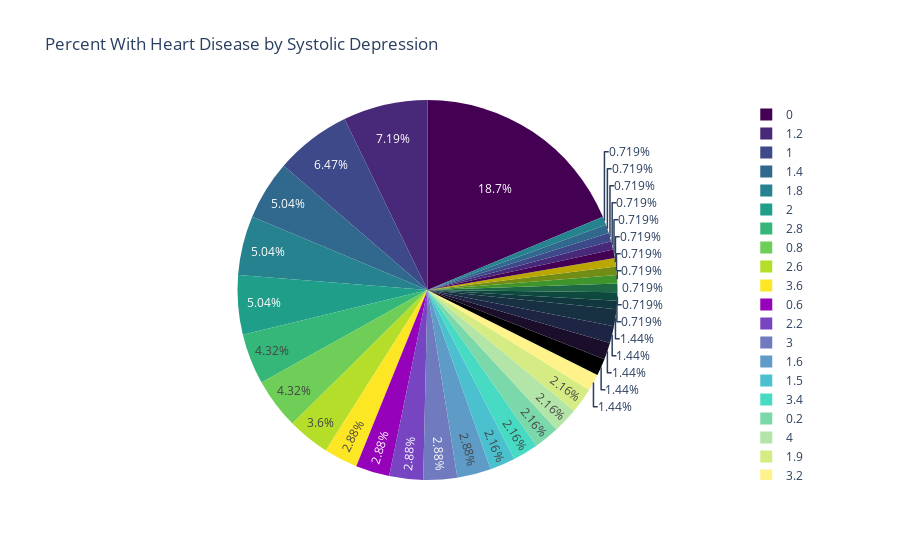

Notebook cell for this chart:
### Code cell
#Target Variable and Systolic Depression 


fig_4 = px.pie(df1.query('num == 1'), values='num', names='oldpeak', title = 'Percent With Heart Disease by Systolic Depression', color_discrete_sequence=px.colors.sequential.Viridis)
fig_4.show()

### Figure 1 — Plotly figure (JSON) as saved in the notebook; plotly's stock layout.template omitted (floating-point values rounded to 4 significant figures; data arrays with more than 128 entries replaced by an {"elided": "..."} marker saying what was removed)
{"data": [{"domain": {"x": [0, 1], "y": [0, 1]}, "hovertemplate": "oldpeak=%{label}<br>num=%{value}<extra></extra>", "labels": {"elided": "139 float values"}, "legendgroup": "", "name": "", "showlegend": true, "type": "pie", "values": {"elided": "139 int values"}}], "layout": {"legend": {"tracegroupgap": 0}, "piecolorway": ["#440154", "#482878", "#3e4989", "#31688e", "#26828e", "#1f9e89", "#35b779", "#6ece58", "#b5de2b", "#fde725"], "title": {"text": "Percent With Heart Disease by Systolic Depression"}}}
